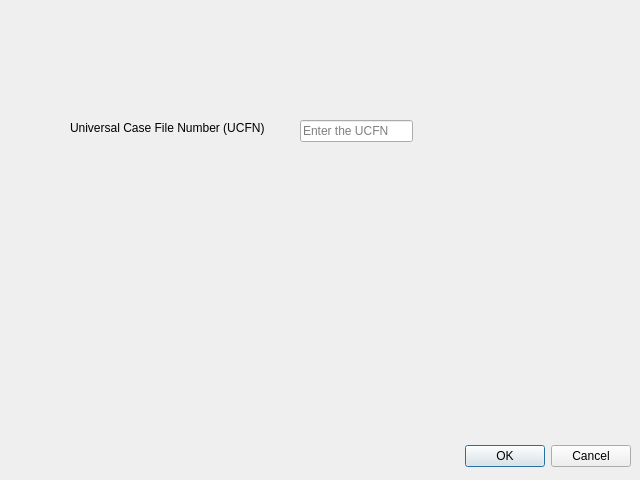
<?xml version="1.0" encoding="UTF-8"?>
<ui version="4.0">
 <class>Dialog</class>
 <widget class="QDialog" name="Dialog">
  <property name="geometry">
   <rect>
    <x>0</x>
    <y>0</y>
    <width>640</width>
    <height>480</height>
   </rect>
  </property>
  <property name="windowTitle">
   <string>Dialog</string>
  </property>
  <widget class="QDialogButtonBox" name="buttonBox">
   <property name="geometry">
    <rect>
     <x>10</x>
     <y>440</y>
     <width>621</width>
     <height>32</height>
    </rect>
   </property>
   <property name="orientation">
    <enum>Qt::Horizontal</enum>
   </property>
   <property name="standardButtons">
    <set>QDialogButtonBox::Cancel|QDialogButtonBox::Ok</set>
   </property>
  </widget>
  <widget class="QLineEdit" name="ucfnEdit">
   <property name="geometry">
    <rect>
     <x>300</x>
     <y>120</y>
     <width>113</width>
     <height>22</height>
    </rect>
   </property>
   <property name="inputMask">
    <string/>
   </property>
   <property name="placeholderText">
    <string>Enter the UCFN</string>
   </property>
  </widget>
  <widget class="QLabel" name="label">
   <property name="geometry">
    <rect>
     <x>70</x>
     <y>120</y>
     <width>221</width>
     <height>16</height>
    </rect>
   </property>
   <property name="text">
    <string>&lt;html&gt;&lt;head/&gt;&lt;body&gt;&lt;p&gt;Universal Case File Number (UCFN)&lt;/p&gt;&lt;/body&gt;&lt;/html&gt;</string>
   </property>
  </widget>
 </widget>
 <resources/>
 <connections>
  <connection>
   <sender>buttonBox</sender>
   <signal>accepted()</signal>
   <receiver>Dialog</receiver>
   <slot>accept()</slot>
   <hints>
    <hint type="sourcelabel">
     <x>248</x>
     <y>254</y>
    </hint>
    <hint type="destinationlabel">
     <x>157</x>
     <y>274</y>
    </hint>
   </hints>
  </connection>
  <connection>
   <sender>buttonBox</sender>
   <signal>rejected()</signal>
   <receiver>Dialog</receiver>
   <slot>reject()</slot>
   <hints>
    <hint type="sourcelabel">
     <x>316</x>
     <y>260</y>
    </hint>
    <hint type="destinationlabel">
     <x>286</x>
     <y>274</y>
    </hint>
   </hints>
  </connection>
 </connections>
</ui>
